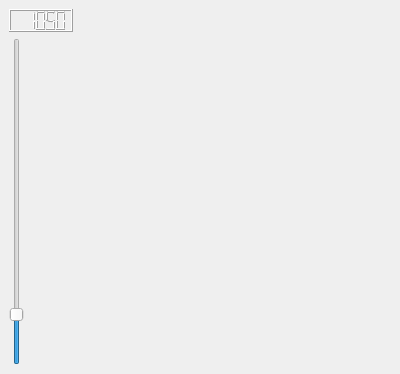
<ui version="4.0" >
 <class>Form</class>
 <widget class="QWidget" name="Form" >
  <property name="geometry" >
   <rect>
    <x>0</x>
    <y>0</y>
    <width>400</width>
    <height>374</height>
   </rect>
  </property>
  <layout class="QVBoxLayout" >
   <property name="margin" >
    <number>9</number>
   </property>
   <property name="spacing" >
    <number>6</number>
   </property>
   <item>
    <layout class="QGridLayout" >
     <property name="margin" >
      <number>0</number>
     </property>
     <property name="spacing" >
      <number>6</number>
     </property>
     <item row="0" column="0" >
      <widget class="QLCDNumber" name="lcdNumber" >
       <property name="value" stdset="0" >
        <double>1050.000000000000000</double>
       </property>
      </widget>
     </item>
     <item row="1" column="0" >
      <widget class="QSlider" name="verticalSlider" >
       <property name="minimum" >
        <number>900</number>
       </property>
       <property name="maximum" >
        <number>2000</number>
       </property>
       <property name="value" >
        <number>1050</number>
       </property>
       <property name="orientation" >
        <enum>Qt::Vertical</enum>
       </property>
      </widget>
     </item>
     <item rowspan="2" row="0" column="1" >
      <widget class="Marble::MarbleWidget" name="MarbleWidget" >
       <property name="toolTip" >
        <string>The Earth</string>
       </property>
       <property name="whatsThis" >
        <string>The Marble widget displays a virtual globe.</string>
       </property>
       <property name="zoom" stdset="0" >
        <number>1050</number>
       </property>
       <property name="latitude" stdset="0" >
        <double>54.799991607666016</double>
       </property>
      </widget>
     </item>
    </layout>
   </item>
  </layout>
 </widget>
 <customwidgets>
  <customwidget>
   <class>Marble::MarbleWidget</class>
   <extends>QWidget</extends>
   <header>MarbleWidget.h</header>
  </customwidget>
 </customwidgets>
 <resources/>
 <connections>
  <connection>
   <sender>verticalSlider</sender>
   <signal>valueChanged(int)</signal>
   <receiver>MarbleWidget</receiver>
   <slot>zoomView(int)</slot>
   <hints>
    <hint type="sourcelabel" >
     <x>89</x>
     <y>243</y>
    </hint>
    <hint type="destinationlabel" >
     <x>198</x>
     <y>252</y>
    </hint>
   </hints>
  </connection>
  <connection>
   <sender>MarbleWidget</sender>
   <signal>zoomChanged(int)</signal>
   <receiver>lcdNumber</receiver>
   <slot>display(int)</slot>
   <hints>
    <hint type="sourcelabel" >
     <x>237</x>
     <y>208</y>
    </hint>
    <hint type="destinationlabel" >
     <x>91</x>
     <y>78</y>
    </hint>
   </hints>
  </connection>
 </connections>
</ui>
